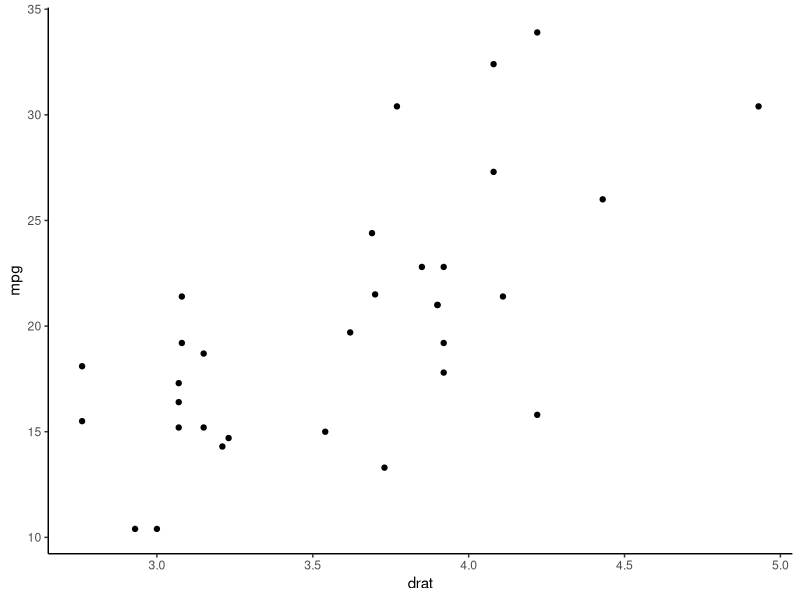
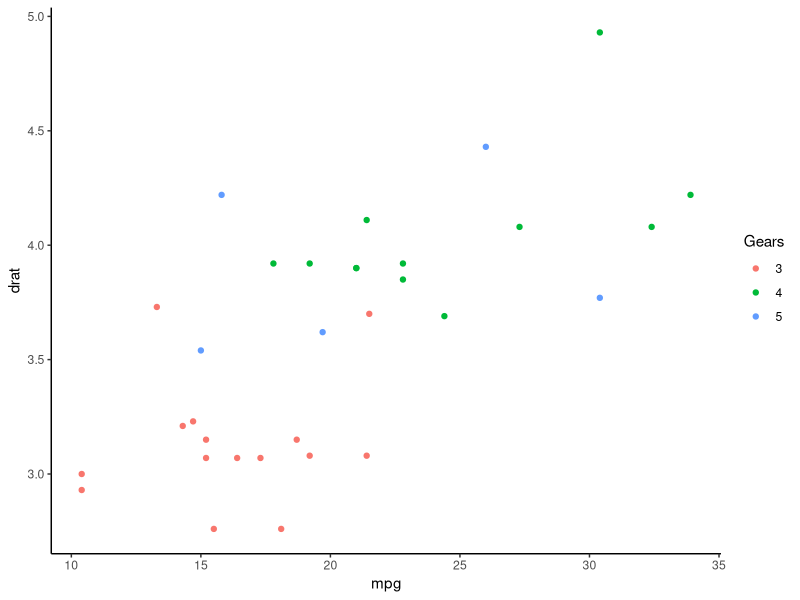
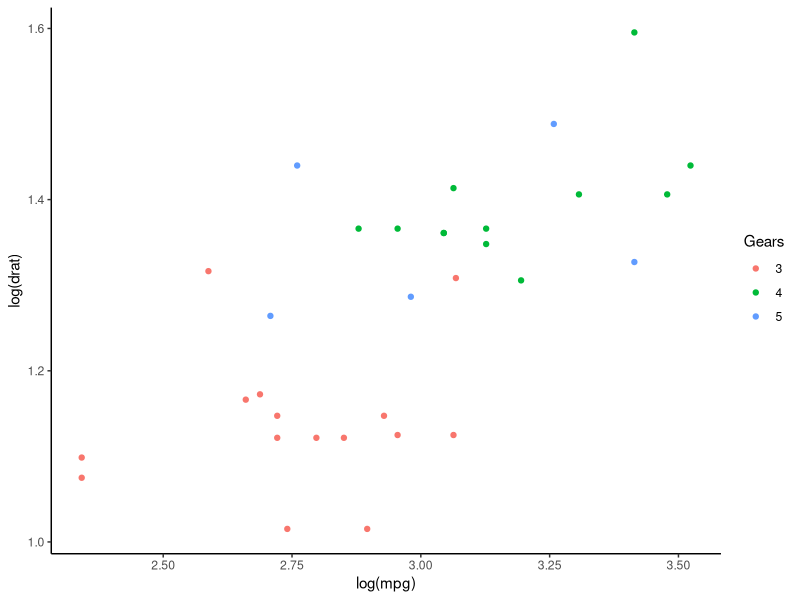
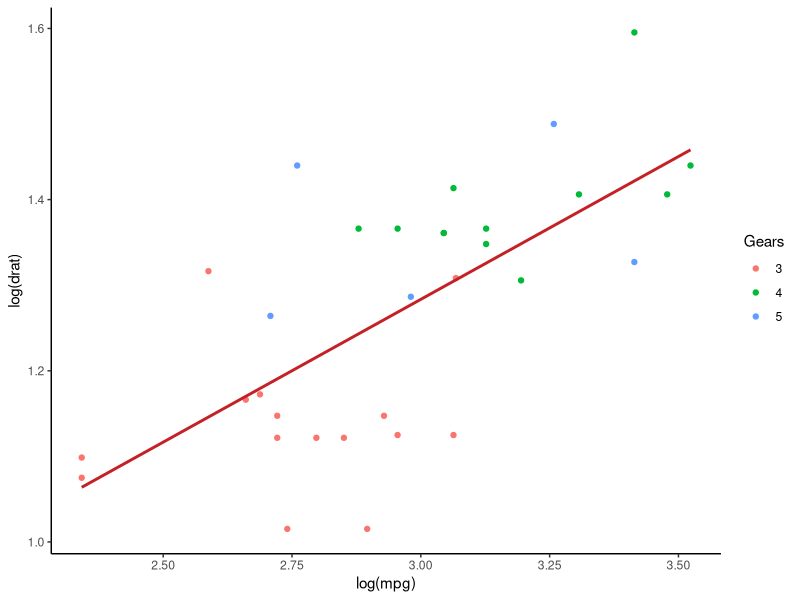
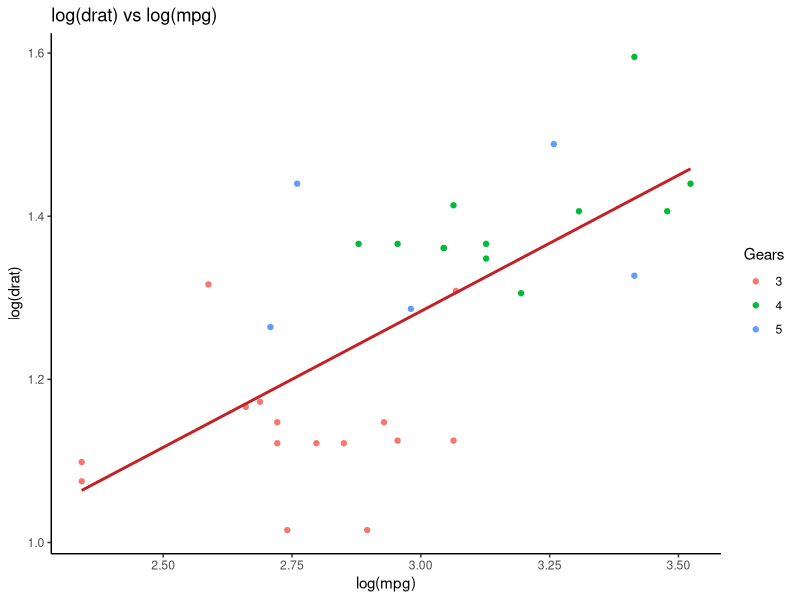
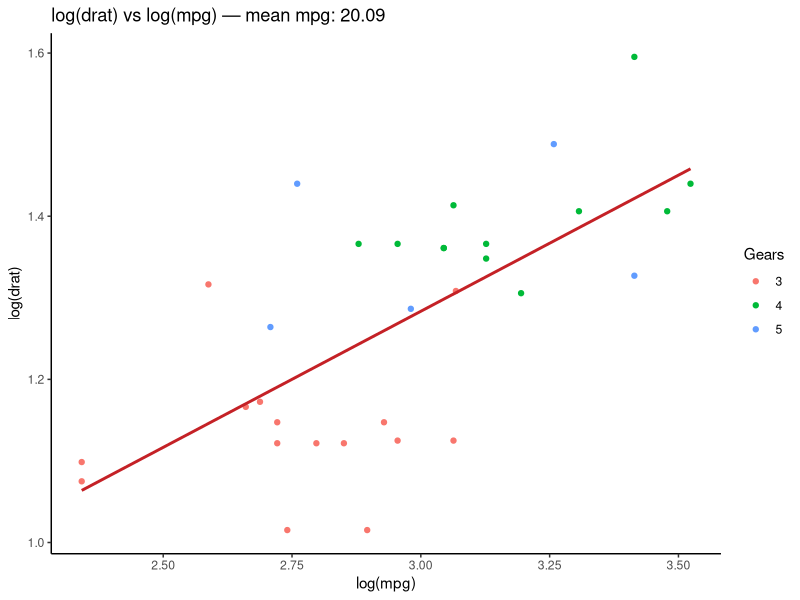
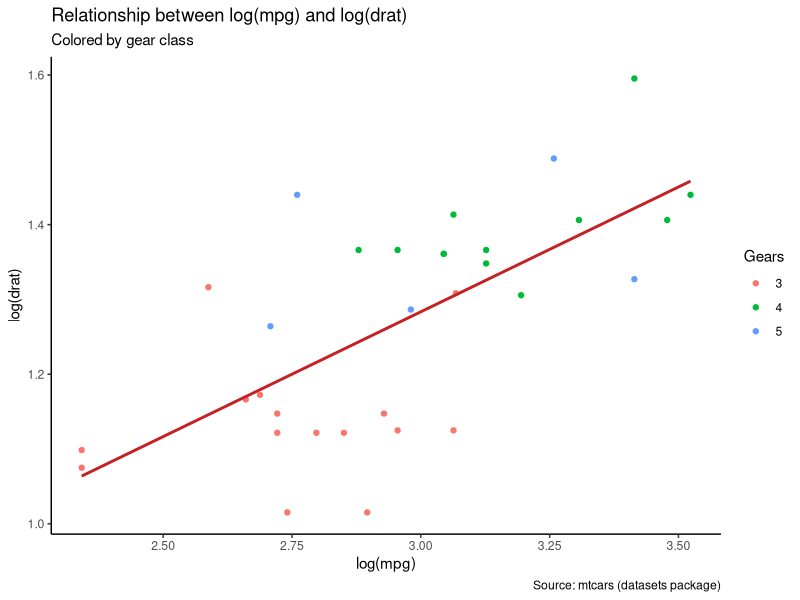
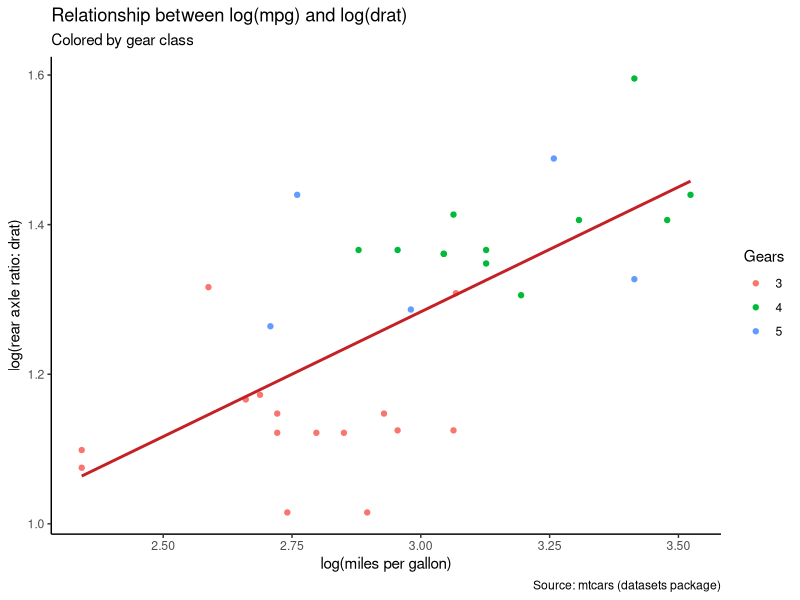

Write the R code that produced these figures, in order.
## ---- chunk 1
knitr::opts_chunk$set(
  echo = TRUE,
  fig.align = "center",
  message = FALSE,
  warning = FALSE
)
## ---- chunk 2
library(ggplot2)

ggplot(mtcars, aes(x = drat, y = mpg)) +
  geom_point() +
  theme_classic()
## ---- chunk 3
ggplot(mtcars, aes(x = mpg, y = drat, color = factor(gear))) +
  geom_point() +
  theme_classic() +
  labs(color = "Gears")
## ---- chunk 4
ggplot(mtcars, aes(x = log(mpg), y = log(drat), color = factor(gear))) +
  geom_point() +
  theme_classic() +
  labs(color = "Gears")
## ---- chunk 5
my_graph <- ggplot(mtcars, aes(x = log(mpg), y = log(drat), color = factor(gear))) +
  geom_point() +
  stat_smooth(
    method = "lm",
    se = FALSE,
    color = "#C42126",
    linewidth = 1
  ) +
  theme_classic() +
  labs(color = "Gears")

my_graph
## ---- chunk 6
my_graph +
  labs(title = "log(drat) vs log(mpg)")
## ---- chunk 7
mean_mpg <- mean(mtcars$mpg)

my_graph +
  labs(
    title = paste("log(drat) vs log(mpg) — mean mpg:", round(mean_mpg, 2))
  )
## ---- chunk 8
my_graph +
  labs(
    title = "Relationship between log(mpg) and log(drat)",
    subtitle = "Colored by gear class",
    caption = "Source: mtcars (datasets package)"
  )
## ---- chunk 9
my_graph +
  labs(
    x = "log(miles per gallon)",
    y = "log(rear axle ratio: drat)",
    color = "Gears",
    title = "Relationship between log(mpg) and log(drat)",
    subtitle = "Colored by gear class",
    caption = "Source: mtcars (datasets package)"
  )
## ---- chunk 10
my_graph +
  scale_x_continuous(breaks = seq(1, 3.6, by = 0.2)) +
  scale_y_continuous(breaks = seq(0.6, 1.6, by = 0.1)) +
  labs(
    x = "log(miles per gallon)",
    y = "log(rear axle ratio: drat)",
    color = "Gears",
    title = "Relationship between log(mpg) and log(drat)"
  )
## ---- chunk 11
my_graph +
  theme_dark() +
  labs(
    x = "log(miles per gallon)",
    y = "log(rear axle ratio: drat)",
    color = "Gears",
    title = "Relationship between log(mpg) and log(drat)",
    subtitle = "Colored by gear class",
    caption = "Source: mtcars"
  )
## ---- chunk 12
directory <- getwd()
directory
## ---- chunk 13
plot_to_save <- my_graph +
  theme_dark() +
  labs(
    x = "log(miles per gallon)",
    y = "log(rear axle ratio: drat)",
    color = "Gears",
    title = "Relationship between log(mpg) and log(drat)",
    subtitle = "Colored by gear class",
    caption = "Source: mtcars"
  )

ggsave(
  filename = "my_fantastic_plot.png",
  plot = plot_to_save,
  dpi = 300
)
## ---- chunk 14
library(knitr)

dt <- data.frame(
  Objective = c(
    "Basic scatter plot",
    "Color by group",
    "Transform variables (log)",
    "Add fitted line",
    "Add labels (title/subtitle/caption)",
    "Control axis breaks",
    "Change theme",
    "Save plot"
  ),
  Example = c(
    "ggplot(df, aes(x, y)) + geom_point()",
    "ggplot(df, aes(x, y, color = factor(g))) + geom_point()",
    "ggplot(df, aes(log(x), log(y))) + geom_point()",
    "… + stat_smooth(method = 'lm', se = FALSE)",
    "… + labs(title = ..., subtitle = ..., caption = ...)",
    "… + scale_x_continuous(breaks = ...)",
    "… + theme_classic()/theme_dark()/…",
    "ggsave('plot.png', plot = p)"
  )
)

knitr::kable(dt)
